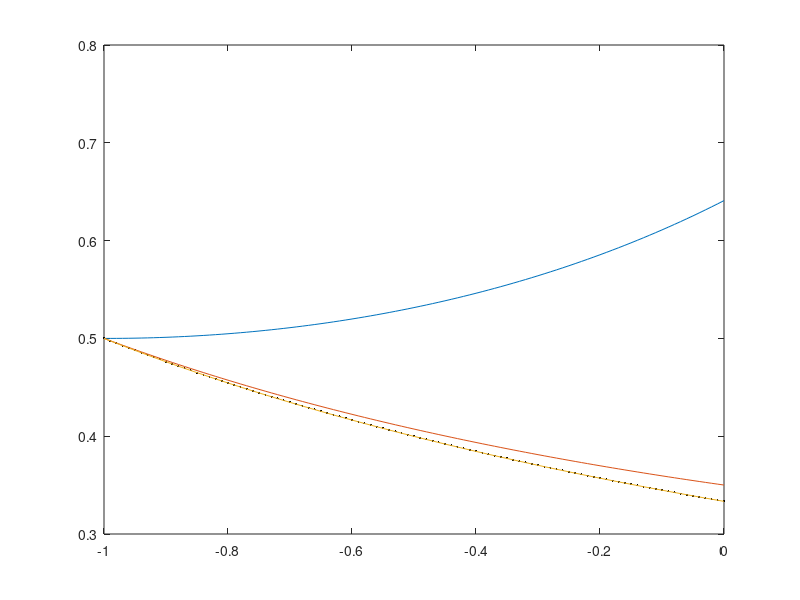

This figure's MATLAB source:
N = 100;    % Number of grid points
a = -1;     % Left end point
b = 0;      % Right end point
h = (b-a)/N;% step size
alpha = 1/2;% desired solution at left end point
beta = 1/3; % desired solution at right end point
tol = 1e-2; % stopping criteria
x = a:h:b;  % the grid points

f = @(x,y,yprime) 2*y.^3; % the ODE's operator

fy = @(x,y,yprime) 6*y.^2;% derivative of operator
                          % with respect to solution y

fyprime = @(x,y,yprime) zeros(size(y)); 
                          % derivative wrt y'

yexact = 1./(x+3); % exact solution

M = N;           % number of gridpoints
s = zeros(M,1);  % allocate memory
s(1) = 0;        % initial guess for root solver

plot(x,yexact,'k.','MarkerSize',5);
hold on

k = 1;             % while loop index
yN = zeros(M,1);   % memory allocation
zN = zeros(M,1);   % ditto

while( k==1 || abs(yN(k-1)-beta)>tol && k<=M )

    % allocate memory and put in initial values
    y = zeros(2,N+1);
    y(:,1) = [alpha; s(k)];
    z = zeros(2,N+1);
    z(:,1) = [0; 1];
    
    % Forward Euler
    F1 = @(Y,x)[Y(2); f(x,Y(1),Y(2))];  
        %the 1st order ODE system for y

    F2 = @(Y,Z,x)[Z(2); ...
                  fy(x,Y(1),Y(2)).*Z(1) + ...
                  fyprime(x,Y(1),Y(2)).*Z(2)]; 
        % the 1st order system for z

    for i=1:N
        y(:,i+1) = y(:,i)+h*F1(y(:,i),x(i));
        z(:,i+1) = z(:,i)+h*F2(y(:,i),z(:,i),x(i));
    end
    plot(x,y(1,:))
    
    axis([a b 0.3 0.8])
    yN(k) = y(1,N+1); %ie, phi(s_k)-beta from the notes
    zN(k) = z(1,N+1); %ie, phi'(s_k) from the notes

    % Update slope using Newton's method
    if( k>=1 )
        s(k+1) = s(k)-(yN(k)-beta)/zN(k);
    end
    fprintf('k = %d\n',k);
    fprintf('yN = %1.3f\n\n',yN(k));
    k = k+1;
    pause
end
hold off
print(gcf, '-depsc2', 'Q2');











